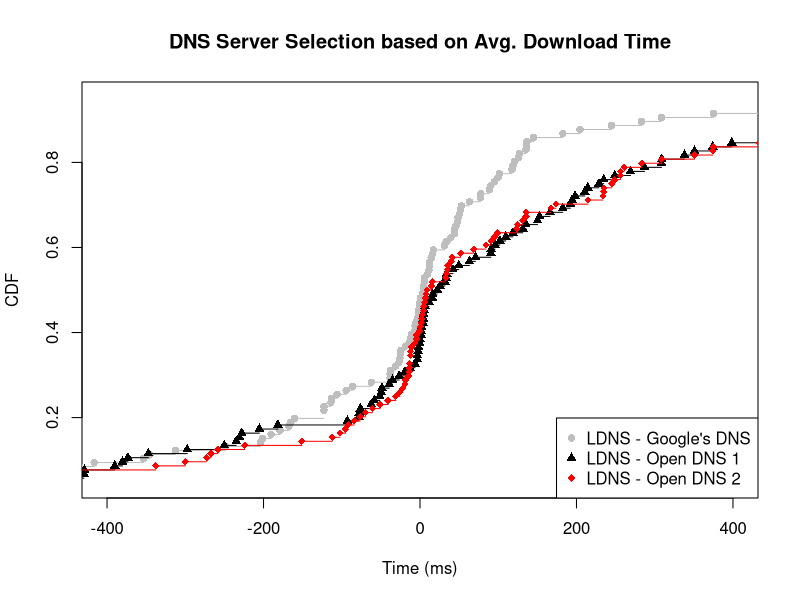

Here is the R script that generated this plot:
ldns_google <- c(0.201388888888886, -25.6111111111111, -248.5, -6.25, -25.1666666666667, -11.7222222222222, -122.833333333333, 375, 9.83333333333334, -775.666666666667, -1353.6875, 125.833333333333, 48.1111111111111, -85.8823529411765, 145.25, 245, -353.333333333333, 44, 14.3125, 4.5, 4.83333333333333, -204, -178.946428571429, 1201.08333333333, -435.333333333333, -4.97916666666666, 90.5, -1.72222222222223, 120.555555555556, -752.833333333333, -37.75, 993.5, -18.8666666666667, 77.6666666666667, -1957.5, -738.666666666667, 1649, 77.5, -24.375, -4453, 118.833333333333, 127, 117.5, 17.1666666666667, -160.333333333333, -165.5, -3.33333333333337, -167.666666666667, 95.25, 45.9166666666667, -19007.5, 33.3333333333333, 283.333333333333, -38.125, 31, -13.5952380952381, 50.75, 1318.04166666667, 1867.16666666667, 11.5, 204.5, -4353.25, -122.635531135531, 953.833333333333, 136, 136.75, 39.1375661375661, 11.9166666666667, -201.5, 308.666666666667, 5.44444444444444, -0.9, -94.3333333333333, 48.6190476190476, 43.8803418803419, -190.25, 53.0384615384615, -38.1666666666667, 88.6538461538461, -344.8125, 51.8333333333333, -113.916666666667, 101.566666666667, -6.45833333333331, -122.833333333333, -416.4, -1.44444444444445, 63.1666666666667, 12.1666666666667, 5.5, 182.5, -62.2916666666667, 135.5, 602, 3, 99.5, 18523, 16.25, -26.9166666666667, -113.166666666667, -10.6666666666667, -312.5, -31.2777777777778, 0.333333333333329, 1107.5, -105.875)

ldns_03 <- c(-3.23611111111111, -429.027777777778, 497.333333333333, -429.583333333333, 192.166666666667, 11.5, -390.166666666667, 34, 214.5, 4.91666666666663, 501.4, 150.166666666667, 42.1944444444444, -6.34999999999999, 862.25, -347.166666666667, -380.166666666667, 228.666666666667, -580.229166666667, 4.10714285714286, 1.83333333333333, -297.5, -26.5714285714286, -890.527777777778, 1378.5, 3.95416666666667, 90.5, 5.77777777777777, -3.27777777777777, 752.833333333333, -181.6875, 269, -373.277777777778, 1035.16666666667, -230.666666666667, 1649, 398.5, -78.0833333333333, 118.833333333333, 96.0000000000001, 904.583333333333, 6.5, 537.666666666667, 249, 350.833333333333, 749.166666666667, -62.5833333333333, 16.25, 775.555882352939, 33.3333333333333, -805.666666666667, -0.291666666666671, 131.333333333333, -250.095238095238, 198.25, -1966.45833333333, 1867.16666666667, 374.166666666667, 234.833333333333, 3428, -58.2516025641026, 287, -1193, 25.5833333333333, -48.7865079365079, 22.0833333333333, 91, 308.666666666667, 1.44444444444444, -0.333333333333333, 102.083333333333, 31.9270833333333, 49.6025641025641, -227.833333333333, 109.538461538462, -77.5, -809.283653846154, -234.979365079365, 1.16666666666667, -12.9166666666667, -76.1833333333333, -51.375, -92.6666666666667, 338, -1.88888888888889, 63.1666666666667, 70.9166666666667, -19.3333333333333, 182.5, 210.541666666667, 135.5, 1708.83333333333, 194.5, 309, 15325.8333333333, -2.41666666666667, 15.8333333333333, -39.3333333333333, -49.5833333333333, 166.266666666667, -35.1388888888889, -205.333333333333, 1107.5, 152.75)

ldns_222 <- c(-13.7777777777778, 256.388888888889, -95.5000000000001, -14.6111111111111, -25.6666666666667, 4.5, -151, 375, -299.916666666667, 775.666666666667, 433.733333333333, -51.0833333333333, 33.9111111111111, -19.0166666666667, 862.25, 245, 260.833333333333, -2245.33333333333, -258.354166666667, 5.85714285714286, 4.83333333333333, -1153.25, -40.9047619047619, 1053.58333333333, 707.5, -102.145833333333, -12.3333333333333, -4.22222222222223, -11.1944444444444, 99.3333333333334, 993.5, 7.05555555555556, 123.666666666667, -2175.16666666667, 1044.83333333333, -785, -337.75, -76.5, -1107.5, -60.6666666666667, 560.333333333333, 7.75, 233.666666666667, -267, 249, 350.833333333333, 35.8333333333333, 95.25, 34.9166666666667, 3134.45, -69.6666666666667, 283.333333333333, -30.7916666666667, 131.333333333333, -591.761904761905, 675.25, 1586.89880952381, 1867.16666666667, 374.166666666667, 234.833333333333, 820, 32.7275641025641, 502.833333333333, 136, 0.25, -4.57192460317461, -83.9166666666667, 91, 68.6666666666667, 2.3611111111111, -0.333333333333333, -91.75, 41.1904761904762, 39.8406593406594, -13239.3782051282, 1735, -112.304487179487, 167.392929292929, 51.8333333333333, -224.083333333333, 2.89999999999999, 9.14166666666671, -272.666666666667, -523, -12.1111111111111, 1.5, 173.666666666667, -13.9583333333333, -12.3333333333333, 256.375, 135.5, 235.166666666667, -13.5, 309, 18523, -21.9166666666667, 15.8333333333333, -6.5, -18.6666666666667, 214.766666666667, 14.8730158730159, 84.3333333333333, 125, 944)

ldns_google_val = ecdf(ldns_google)
ldns_03_val = ecdf(ldns_03)
ldns_222_val = ecdf(ldns_222)

plot(ldns_google_val, lty=1, col="grey", pch = 16, xlab="Time (ms)", ylab="CDF", main="DNS Server Selection based on Avg. Download Time", xlim=c(-400, 400))
lines(ldns_03_val, pch = 17, col = "black")
lines(ldns_222_val, pch = 18, col = "red")

legend("bottomright",  pch = c(16, 17, 18), legend=c("LDNS - Google's DNS", "LDNS - Open DNS 1", "LDNS - Open DNS 2"), col=c("grey", "black", "red"))
